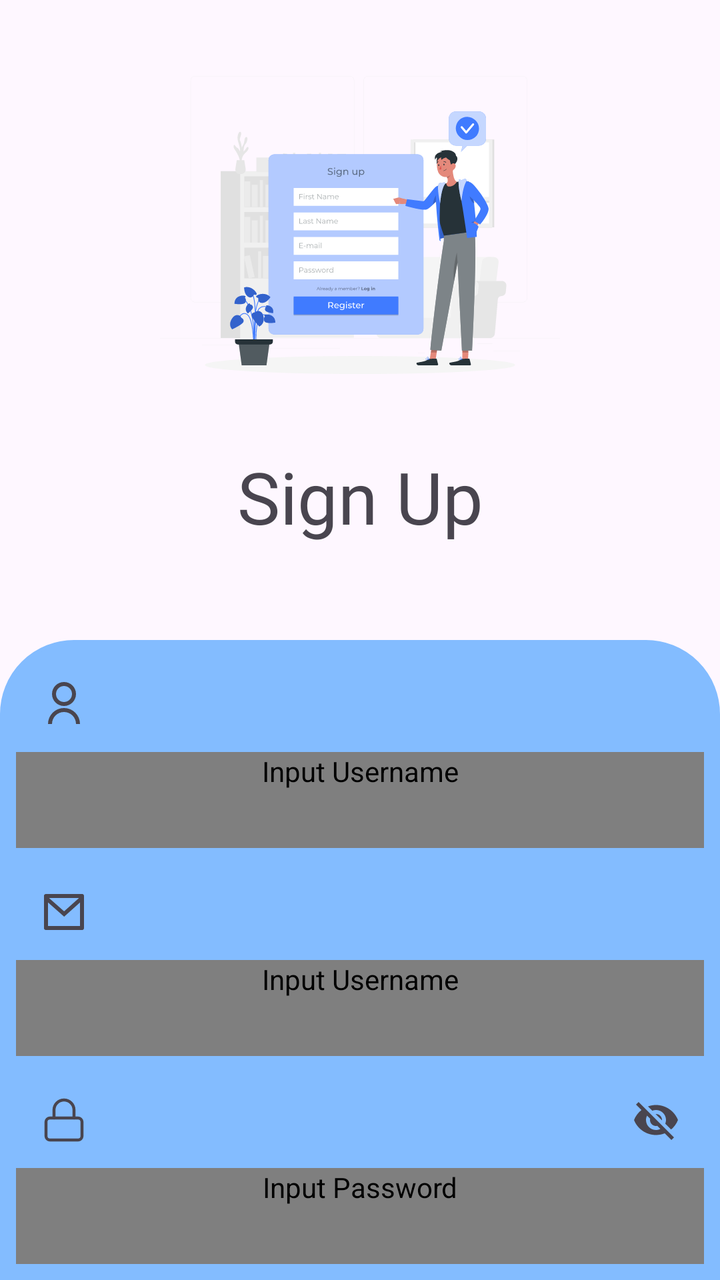
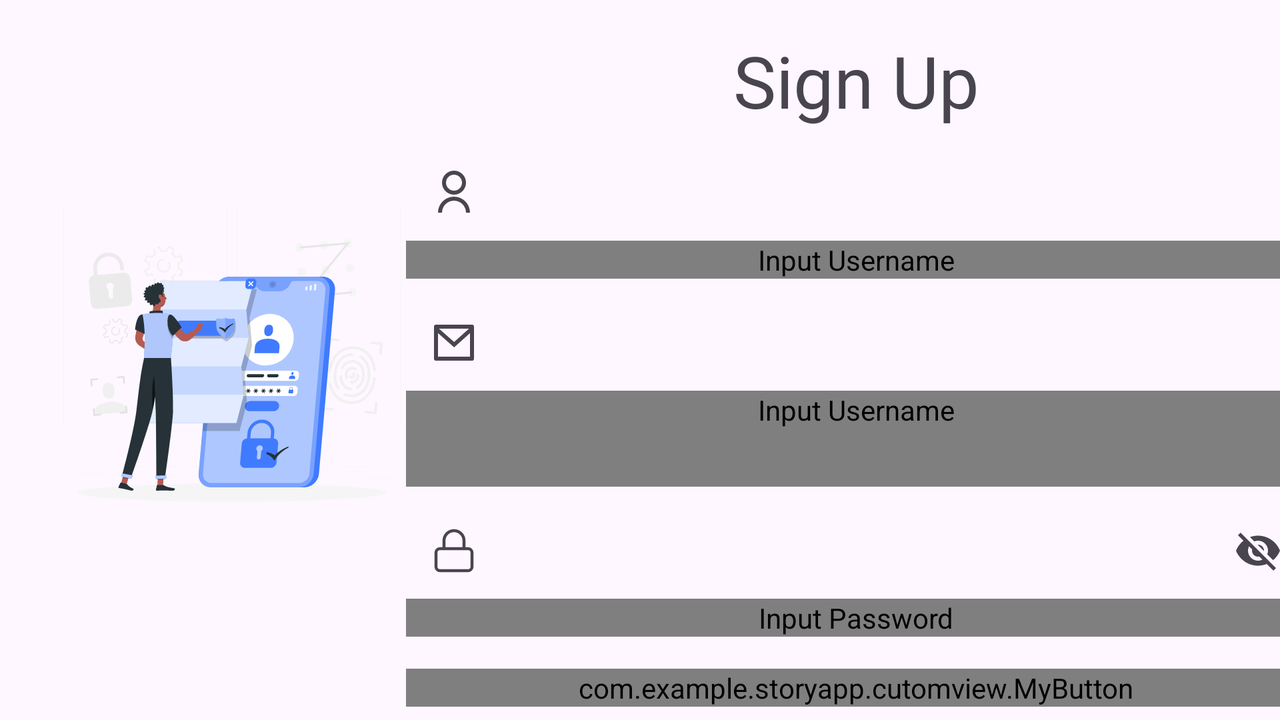

The same Android screen from two of the app's own layout files: first res/layout/ as a phone draws it, then the repository's variant for another configuration, drawn on a device whose configuration selects that folder. Both files follow.
<!-- AndroidManifest.xml: application theme Theme.StoryApp -->
<!-- res/layout/activity_sign_up.xml -->
<?xml version="1.0" encoding="utf-8"?>
<androidx.constraintlayout.widget.ConstraintLayout xmlns:android="http://schemas.android.com/apk/res/android"
    xmlns:app="http://schemas.android.com/apk/res-auto"
    xmlns:tools="http://schemas.android.com/tools"
    android:layout_width="match_parent"
    android:layout_height="match_parent"
    tools:context=".view.login.LoginActivity">

    <com.google.android.material.progressindicator.LinearProgressIndicator
        android:id="@+id/progressIndicator"
        android:layout_width="match_parent"
        android:layout_height="wrap_content"
        android:indeterminate="true"
        android:visibility="gone"
        app:layout_constraintEnd_toEndOf="parent"
        app:layout_constraintStart_toStartOf="parent"
        app:layout_constraintTop_toTopOf="parent" />

    <ImageView
        android:id="@+id/imageview"
        android:layout_width="200dp"
        android:layout_height="200dp"
        android:layout_marginTop="16dp"
        android:src="@drawable/signup_vector"
        app:layout_constraintEnd_toEndOf="parent"
        android:contentDescription="@string/register_image"
        app:layout_constraintStart_toStartOf="parent"
        app:layout_constraintTop_toTopOf="parent" />


    <TextView
        android:id="@+id/textView"
        android:layout_width="wrap_content"
        android:layout_height="wrap_content"
        android:text="@string/sign_up"
        android:alpha="0"
        tools:alpha="100"
        android:textSize="36sp"
        android:layout_marginTop="8dp"
        app:layout_constraintEnd_toEndOf="parent"
        app:layout_constraintStart_toStartOf="parent"
        app:layout_constraintTop_toBottomOf="@+id/imageview" />

    <View
        android:layout_width="0dp"
        android:layout_height="0dp"
        android:background="@drawable/background_shape"
        app:layout_constraintBottom_toBottomOf="parent"
        app:layout_constraintEnd_toEndOf="parent"
        app:layout_constraintStart_toStartOf="parent"
        app:layout_constraintTop_toBottomOf="@+id/guidelineHorizontal" />

    <androidx.constraintlayout.widget.Guideline
        android:id="@+id/guidelineHorizontal"
        android:layout_width="wrap_content"
        android:layout_height="64dp"
        android:orientation="horizontal"
        app:layout_constraintEnd_toEndOf="parent"
        app:layout_constraintGuide_percent="0.5"
        app:layout_constraintStart_toStartOf="parent" />

    <com.google.android.material.textfield.TextInputLayout
        android:id="@+id/textInputLayoutUsername"
        android:layout_width="match_parent"
        android:layout_height="wrap_content"
        android:layout_margin="8dp"
        android:alpha="0"
        tools:alpha="100"
        app:layout_constraintEnd_toEndOf="parent"
        app:layout_constraintStart_toStartOf="parent"
        app:layout_constraintTop_toBottomOf="@id/guidelineHorizontal"
        app:startIconDrawable="@drawable/user">

        <com.example.storyapp.cutomview.NameEditText
            android:id="@+id/edtName"
            android:layout_width="match_parent"
            android:layout_height="wrap_content"
            android:contentDescription="@string/input_username"
            android:inputType="text"
            android:minHeight="48dp"
            tools:ignore="EditableContentDescCheck,DuplicateSpeakableTextCheck,VisualLintTextFieldSize" />

    </com.google.android.material.textfield.TextInputLayout>

    <com.google.android.material.textfield.TextInputLayout
        android:id="@+id/textInputLayoutEmail"
        android:layout_width="match_parent"
        android:layout_height="wrap_content"
        android:layout_margin="8dp"
        android:alpha="0"
        tools:alpha="100"
        app:layout_constraintEnd_toEndOf="parent"
        app:layout_constraintStart_toStartOf="parent"
        app:layout_constraintTop_toBottomOf="@id/textInputLayoutUsername"
        app:startIconDrawable="@drawable/mail">

        <com.example.storyapp.cutomview.EmailEditText
            android:id="@+id/edtEmail"
            android:layout_width="match_parent"
            android:layout_height="wrap_content"
            android:contentDescription="@string/input_username"
            android:inputType="textEmailAddress"
            android:minHeight="48dp"
            tools:ignore="EditableContentDescCheck,VisualLintTextFieldSize" />

    </com.google.android.material.textfield.TextInputLayout>

    <com.google.android.material.textfield.TextInputLayout
        android:id="@+id/textInputLayoutPass"
        android:layout_width="match_parent"
        android:layout_height="wrap_content"
        android:layout_margin="8dp"
        app:endIconMode="password_toggle"
        android:alpha="0"
        tools:alpha="100"
        app:layout_constraintEnd_toEndOf="parent"
        app:layout_constraintStart_toStartOf="parent"
        app:layout_constraintTop_toBottomOf="@id/textInputLayoutEmail"
        app:startIconDrawable="@drawable/lock">

        <com.example.storyapp.cutomview.PasswordEditText
            android:id="@+id/edtPassword"
            android:layout_width="match_parent"
            android:layout_height="wrap_content"
            android:contentDescription="@string/input_password"
            android:ems="10"
            android:inputType="textPassword"
            android:minHeight="48dp"
            tools:ignore="EditableContentDescCheck,VisualLintTextFieldSize" />

    </com.google.android.material.textfield.TextInputLayout>

    <com.example.storyapp.cutomview.MyButton
        android:id="@+id/btnSignUp"
        android:layout_width="match_parent"
        android:layout_height="wrap_content"
        android:alpha="0"
        tools:alpha="100"
        android:layout_margin="16dp"
        android:text="@string/sign_up"
        app:layout_constraintEnd_toEndOf="parent"
        app:layout_constraintStart_toStartOf="parent"
        app:layout_constraintTop_toBottomOf="@+id/textInputLayoutPass"
        tools:ignore="VisualLintButtonSize" />



</androidx.constraintlayout.widget.ConstraintLayout>
<!-- resources referenced by this layout -->
<resources>
  <!-- drawable background_shape (drawable) -->
  <?xml version="1.0" encoding="utf-8"?>
  <shape xmlns:android="http://schemas.android.com/apk/res/android"
      android:shape="rectangle">
  
      
      <solid android:color="#83bcff" />
      <stroke android:color="#83bcff" />
      <stroke android:width="2dp" />
  
      
      <corners
          android:topLeftRadius="36dp"
          android:topRightRadius="36dp" />
  </shape>
  <!-- drawable lock (drawable) -->
  <vector xmlns:android="http://schemas.android.com/apk/res/android"
      android:width="24dp"
      android:height="24dp"
      android:viewportWidth="24"
      android:viewportHeight="24">
      <path
          android:pathData="M5,11L19,11A2,2 0,0 1,21 13L21,20A2,2 0,0 1,19 22L5,22A2,2 0,0 1,3 20L3,13A2,2 0,0 1,5 11z"
          android:strokeWidth="1.5"
          android:strokeColor="#757575"
          android:strokeLineCap="round"
          android:strokeLineJoin="round" />
      <path
          android:fillColor="#00000000"
          android:pathData="M7,11V7a5,5 0,0 1,10 0v4"
          android:strokeWidth="1.5"
          android:strokeColor="#757575"
          android:strokeLineCap="round"
          android:strokeLineJoin="round" />
  </vector>
  <!-- drawable mail (drawable) -->
  <vector xmlns:android="http://schemas.android.com/apk/res/android"
      android:width="24dp"
      android:height="24dp"
      android:viewportWidth="24"
      android:viewportHeight="24">
      <path
          android:fillColor="@color/iconColor"
          android:pathData="M3,3h18a1,1 0,0 1,1 1v16a1,1 0,0 1,-1 1L3,21a1,1 0,0 1,-1 -1L2,4a1,1 0,0 1,1 -1ZM20,7.238 L12.072,14.338L4,7.216L4,19h16L20,7.238ZM4.511,5l7.55,6.662L19.502,5L4.511,5Z" />
  </vector>
  <!-- drawable signup_vector: vector/xml drawable (drawable, 54951 chars, omitted) -->
  <!-- drawable user (drawable) -->
  <vector xmlns:android="http://schemas.android.com/apk/res/android"
      android:width="24dp"
      android:height="24dp"
      android:viewportWidth="24"
      android:viewportHeight="24">
      <path
          android:fillColor="@color/iconColor"
          android:pathData="M4,22a8,8 0,0 1,16 0h-2a6,6 0,1 0,-12 0L4,22ZM12,13c-3.315,0 -6,-2.685 -6,-6s2.685,-6 6,-6 6,2.685 6,6 -2.685,6 -6,6ZM12,11c2.21,0 4,-1.79 4,-4s-1.79,-4 -4,-4 -4,1.79 -4,4 1.79,4 4,4Z" />
  </vector>
  <string name="input_password">Input Password</string>
  <string name="input_username">Input Username</string>
  <string name="register_image">Register Image</string>
  <string name="sign_up">Sign Up</string>
  <style name="Theme.StoryApp" parent="Base.Theme.StoryApp" />
  <color name="iconColor">#222831</color>
  <style name="Base.Theme.StoryApp" parent="Theme.Material3.DayNight">
          
          
          
          <item name="android:navigationBarColor">@android:color/transparent</item>
          <item name="fontFamily">@font/mallanna</item>
      </style>
</resources>
<!-- res/layout-land/activity_sign_up.xml (the repository's variant of the layout above) -->
<!-- drawn on the phone turned sideways -->
<?xml version="1.0" encoding="utf-8"?>
<androidx.constraintlayout.widget.ConstraintLayout xmlns:android="http://schemas.android.com/apk/res/android"
    xmlns:app="http://schemas.android.com/apk/res-auto"
    xmlns:tools="http://schemas.android.com/tools"
    android:layout_width="match_parent"
    android:layout_height="match_parent"
    tools:context=".view.login.LoginActivity">

    <com.google.android.material.progressindicator.LinearProgressIndicator
        android:id="@+id/progressIndicator"
        android:layout_width="match_parent"
        android:layout_height="wrap_content"
        android:indeterminate="true"
        android:visibility="gone"
        app:layout_constraintEnd_toEndOf="parent"
        app:layout_constraintStart_toStartOf="parent"
        app:layout_constraintTop_toTopOf="parent" />

    <ImageView
        android:id="@+id/imageview"
        android:layout_width="200dp"
        android:layout_height="200dp"
        android:layout_marginStart="16dp"
        android:contentDescription="@string/login_image"
        android:src="@drawable/login_vector"
        app:layout_constraintBottom_toBottomOf="parent"
        app:layout_constraintStart_toStartOf="parent"
        app:layout_constraintTop_toTopOf="parent" />

    <TextView
        android:id="@+id/textView"
        android:layout_width="wrap_content"
        android:layout_height="wrap_content"
        android:layout_marginTop="16dp"
        android:text="@string/sign_up"
        android:textSize="36sp"
        app:layout_constraintEnd_toEndOf="parent"
        app:layout_constraintStart_toEndOf="@+id/imageview"
        app:layout_constraintTop_toTopOf="parent" />


    <com.google.android.material.textfield.TextInputLayout
        android:id="@+id/textInputLayoutUsername"
        android:layout_width="450dp"
        android:layout_height="wrap_content"
        android:alpha="0"
        android:layout_marginTop="8dp"
        app:layout_constraintEnd_toEndOf="parent"
        app:layout_constraintStart_toEndOf="@+id/imageview"
        app:layout_constraintTop_toBottomOf="@id/textView"
        app:startIconDrawable="@drawable/user"
        tools:alpha="100">

        <com.example.storyapp.cutomview.NameEditText
            android:id="@+id/edtName"
            android:layout_width="match_parent"
            android:layout_height="wrap_content"
            android:contentDescription="@string/input_username"
            android:inputType="text"
            tools:ignore="EditableContentDescCheck,DuplicateSpeakableTextCheck,VisualLintTextFieldSize" />

    </com.google.android.material.textfield.TextInputLayout>

    <com.google.android.material.textfield.TextInputLayout
        android:id="@+id/textInputLayoutEmail"
        android:layout_width="450dp"
        android:layout_height="wrap_content"
        android:layout_marginTop="8dp"
        android:alpha="0"
        app:layout_constraintEnd_toEndOf="parent"
        app:layout_constraintStart_toEndOf="@+id/imageview"
        app:layout_constraintTop_toBottomOf="@id/textInputLayoutUsername"
        app:startIconDrawable="@drawable/mail"
        tools:alpha="100">

        <com.example.storyapp.cutomview.EmailEditText
            android:id="@+id/edtEmail"
            android:layout_width="match_parent"
            android:layout_height="wrap_content"
            android:contentDescription="@string/input_username"
            android:inputType="textEmailAddress"
            android:minHeight="48dp"
            tools:ignore="EditableContentDescCheck,VisualLintTextFieldSize" />

    </com.google.android.material.textfield.TextInputLayout>

    <com.google.android.material.textfield.TextInputLayout
        android:id="@+id/textInputLayoutPass"
        android:layout_width="450dp"
        android:layout_height="wrap_content"
        android:layout_marginTop="8dp"
        android:alpha="0"
        app:endIconMode="password_toggle"
        app:layout_constraintEnd_toEndOf="parent"
        app:layout_constraintStart_toEndOf="@+id/imageview"
        app:layout_constraintTop_toBottomOf="@id/textInputLayoutEmail"
        app:startIconDrawable="@drawable/lock"
        tools:alpha="100">

        <com.example.storyapp.cutomview.PasswordEditText
            android:id="@+id/edtPassword"
            android:layout_width="match_parent"
            android:layout_height="wrap_content"
            android:contentDescription="@string/input_password"
            android:ems="10"
            android:inputType="textPassword"
            tools:ignore="EditableContentDescCheck,VisualLintTextFieldSize" />

    </com.google.android.material.textfield.TextInputLayout>

    <com.example.storyapp.cutomview.MyButton
        android:id="@+id/btnSignUp"
        android:layout_width="450dp"
        android:layout_height="wrap_content"
        android:layout_margin="16dp"
        android:alpha="0"
        android:text="@string/sign_up"
        app:layout_constraintEnd_toEndOf="parent"
        app:layout_constraintStart_toEndOf="@+id/imageview"
        app:layout_constraintTop_toBottomOf="@+id/textInputLayoutPass"
        tools:alpha="100"
        tools:ignore="VisualLintButtonSize" />


</androidx.constraintlayout.widget.ConstraintLayout>
<!-- resources referenced by the variant -->
<!-- as the phone turned sideways resolves them -->
<resources>
  <!-- drawable lock (drawable) -->
  <vector xmlns:android="http://schemas.android.com/apk/res/android"
      android:width="24dp"
      android:height="24dp"
      android:viewportWidth="24"
      android:viewportHeight="24">
      <path
          android:pathData="M5,11L19,11A2,2 0,0 1,21 13L21,20A2,2 0,0 1,19 22L5,22A2,2 0,0 1,3 20L3,13A2,2 0,0 1,5 11z"
          android:strokeWidth="1.5"
          android:strokeColor="#757575"
          android:strokeLineCap="round"
          android:strokeLineJoin="round" />
      <path
          android:fillColor="#00000000"
          android:pathData="M7,11V7a5,5 0,0 1,10 0v4"
          android:strokeWidth="1.5"
          android:strokeColor="#757575"
          android:strokeLineCap="round"
          android:strokeLineJoin="round" />
  </vector>
  <!-- drawable login_vector: vector/xml drawable (drawable, 40877 chars, omitted) -->
  <!-- drawable mail (drawable) -->
  <vector xmlns:android="http://schemas.android.com/apk/res/android"
      android:width="24dp"
      android:height="24dp"
      android:viewportWidth="24"
      android:viewportHeight="24">
      <path
          android:fillColor="@color/iconColor"
          android:pathData="M3,3h18a1,1 0,0 1,1 1v16a1,1 0,0 1,-1 1L3,21a1,1 0,0 1,-1 -1L2,4a1,1 0,0 1,1 -1ZM20,7.238 L12.072,14.338L4,7.216L4,19h16L20,7.238ZM4.511,5l7.55,6.662L19.502,5L4.511,5Z" />
  </vector>
  <!-- drawable user (drawable) -->
  <vector xmlns:android="http://schemas.android.com/apk/res/android"
      android:width="24dp"
      android:height="24dp"
      android:viewportWidth="24"
      android:viewportHeight="24">
      <path
          android:fillColor="@color/iconColor"
          android:pathData="M4,22a8,8 0,0 1,16 0h-2a6,6 0,1 0,-12 0L4,22ZM12,13c-3.315,0 -6,-2.685 -6,-6s2.685,-6 6,-6 6,2.685 6,6 -2.685,6 -6,6ZM12,11c2.21,0 4,-1.79 4,-4s-1.79,-4 -4,-4 -4,1.79 -4,4 1.79,4 4,4Z" />
  </vector>
  <string name="input_password">Input Password</string>
  <string name="input_username">Input Username</string>
  <string name="login_image">Login Image</string>
  <string name="sign_up">Sign Up</string>
  <style name="Theme.StoryApp" parent="Base.Theme.StoryApp" />
  <color name="iconColor">#222831</color>
  <style name="Base.Theme.StoryApp" parent="Theme.Material3.DayNight">
          
          
          
          <item name="android:navigationBarColor">@android:color/transparent</item>
          <item name="fontFamily">@font/mallanna</item>
      </style>
</resources>
